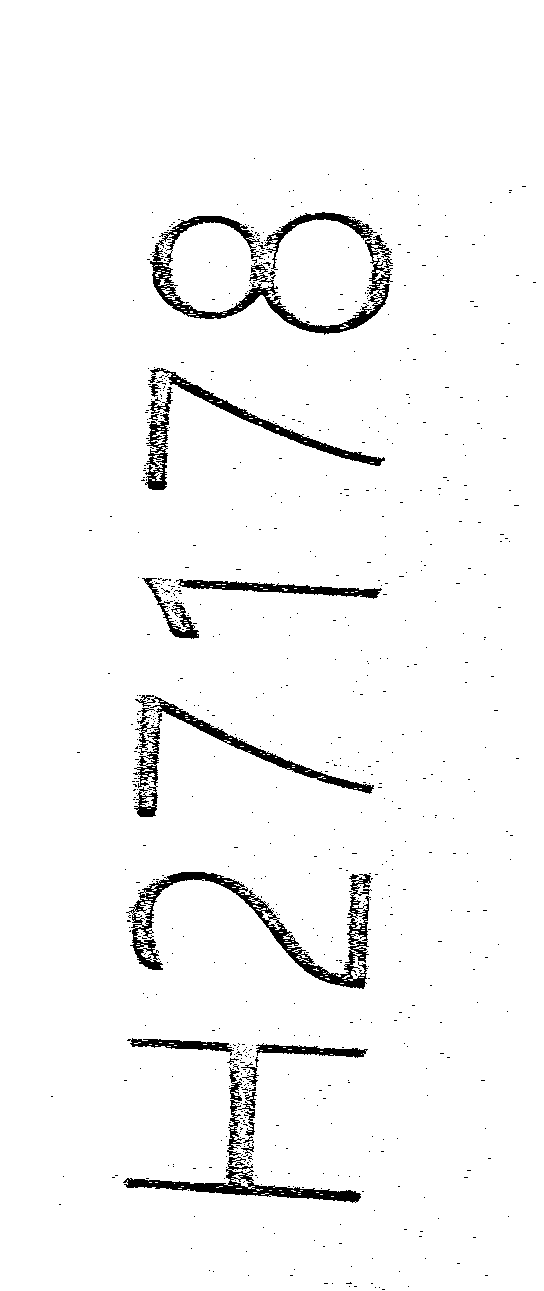
#> input picture csv_to_images/H27178.png, 544 x 1291 px; its folder holds only this picture in this run
$ python test3.py
#> lines starting #> are read from the running program, lines starting #| are printed output that depends on the picture; after the words box and inside, x2 and y2 are one past the last pixel; in counts of white or black regions, pixels touching at a corner belong together
import os
import sys
import math
import cv2 as cv
import numpy as np

# Function to process individual image
def process_image(image_path):

#> called with image_path = './csv_to_images/H27178.png'
    img = cv.imread(image_path)
#> img is the input picture: shape (1291, 544, 3); 96.5% white; 759 black regions (737 under 20 px), largest, box (x1, y1, x2, y2) and area: (150, 212, 393, 335) 5383, (126, 872, 372, 989) 4537, (123, 1156, 361, 1203) 2388

    gray = cv.cvtColor(img, cv.COLOR_RGB2GRAY)
    gray = cv.GaussianBlur(gray, (5, 5), 0)
    edges = cv.Canny(gray, threshold1=180, threshold2=200)
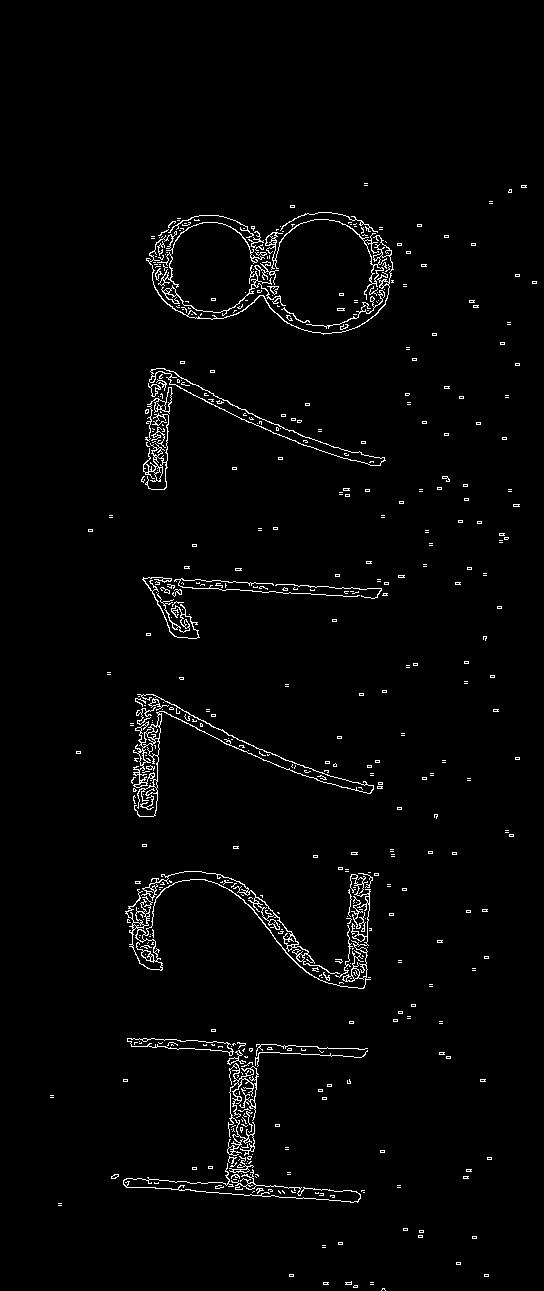
#> edges: shape (1291, 544); 2.1% white in thin lines or dots, all inside (x1, y1, x2, y2) = (50, 183, 537, 1291)

    cv.imwrite('./canny.png',edges)  # Save required!
    _edges = cv.imread("./canny.png")


    _edges = cv.cvtColor(_edges, cv.COLOR_RGB2GRAY)
    _edges = cv.GaussianBlur(_edges, (5, 5), 0)
#> _edges: shape (1291, 544)

    contours, _ = cv.findContours(_edges, mode=cv.RETR_EXTERNAL, method=cv.CHAIN_APPROX_SIMPLE)
#> contours = 154 contours; largest, box (x1, y1, x2, y2) and area: (144, 210, 396, 337) 24204, (109, 1036, 370, 1205) 10330, (123, 865, 381, 991) 9631, (128, 692, 385, 819) 6908, (139, 366, 388, 492) 6330

    output_folder_alphabat = "./alphabat_roi_images"
    output_folder_numeric = "./numeric_roi_images"
    idx = -1
    margin = 0
    pre_y1 = 0
    pre_y2 = 0
    for contour in contours:

        area = cv.contourArea(contour)
        x, y, w, h = cv.boundingRect(contour)

        # BBox의 중심 좌표를 계산
        after_y1 = h
        height = after_y1 + pre_y1

        after_y2 = y
        _height = abs( (after_y2 - h) - pre_y2) # after_y2 - h : OpenCV의 좌표계는 Y축이 위로 갈수록 값이 더 작아 진다


        if (w/h >= 1 and area >= 4000) or (w/h <= 1 and area >= 14000) or ((w/h) >= 2 and area >= 2000):
            print("area_0",area)
            print("w/h",w/h)


        if (w/h >= 1 and area >= 4000) or (w/h <= 1 and area >= 14000) or ((w/h) >= 2 and area >= 2000) and height <= _height: # (area >= 4000 and w/h >= 1)에서 (area >= 3000 and w/h >= 1) or (w/h <= 1 and area >= 14000)로 변경
                                                                                                                               # (w/h) <= 1을 만족하는 문자도 존재(ex. W )

            idx += 1
            roi = img[y-margin:y + h + margin, x-margin:x + w + margin]

            pre_y1 = after_y1
            pre_y2 = after_y2

            # [4 lines of commented-out code are left out]
            print("x",x,'y',y,'w',w,'h',h)
            print("pre_y1(h)",pre_y1,"pre_y2(y)",pre_y2)
            print("w/h", w/h)
            print("height",height,"_height",_height)
            # Save the ROI_V1
            roi_filename = os.path.splitext(os.path.basename(image_path))[0] +f'_[idx_{idx}]_'+ os.path.splitext(os.path.basename(image_path))[0][idx]+'_roi.png'
            print("roi_filename",roi_filename)
            print()
            print("======================================")
            if idx == 0: # roi_image가 A~Z까지의 알파벳인 경우
                roi_output_path = os.path.join(output_folder_alphabat, roi_filename)

            else: # roi_image가 0~9까지의 숫자인 경우
                roi_output_path = os.path.join(output_folder_numeric, roi_filename)

            cv.imwrite(roi_output_path, roi)

            cv.rectangle(img, pt1=(x, y), pt2=(x + w, y + h), color=(0, 0, 255), thickness=2)
#> this loop made 154 passes
#> (area, x, y, w, h, after_y1, height, after_y2) on passes 30, 47, 69, 84, 131, 149: (10330, 109, 1036, 261, 169, 169, 169, 1036), (9631, 123, 865, 258, 126, 126, 295, 865), (6908, 128, 692, 257, 127, 127, 253, 692), (4760, 140, 575, 251, 66, 66, 193, 575), (6330, 139, 366, 249, 126, 126, 192, 366), (24204, 144, 210, 252, 127, 127, 253, 210)
#> (printed output is left out)
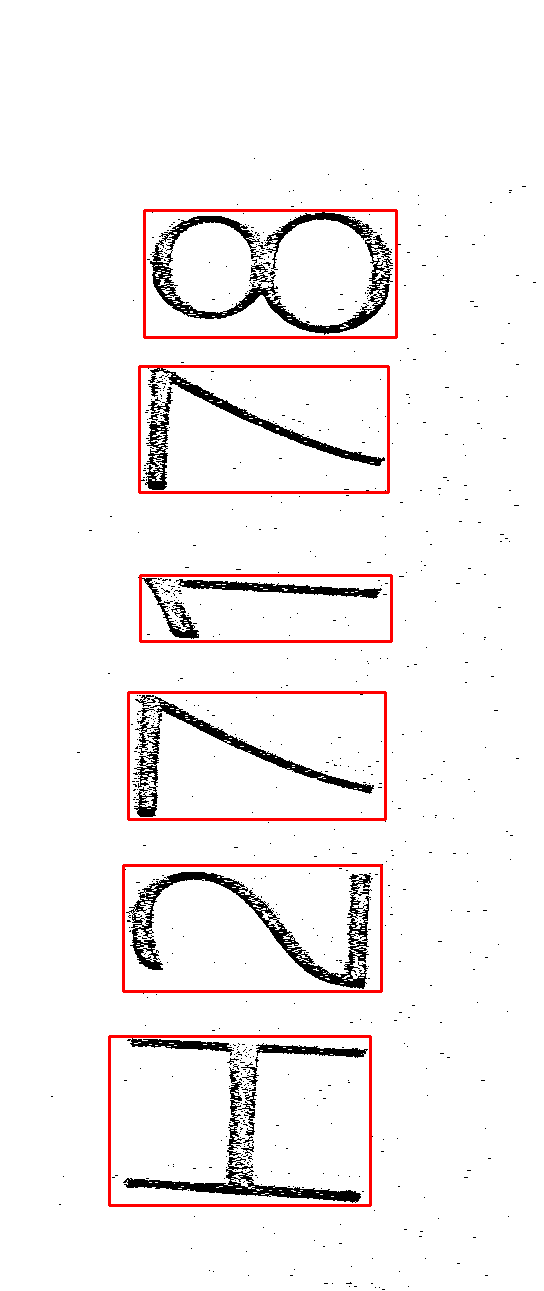
#> img: shape (1291, 544, 3); 1.94% of pixels changed, all inside (x1, y1, x2, y2) = (108, 209, 398, 1207)
#> after the loop, idx = 5
            #cv.imshow("asdf",img)
            #cv.waitKey()

    if idx != 5:
        sys.exit("문자 분할이 정상적으로 이루어지지 않음")
    #cv.imshow("BBox", img)
    #cv.waitKey(0)

# Path to the directory containing PNG images
folder_path = "./csv_to_images"

# Process each PNG file in the directory
for filename in os.listdir(folder_path):
    if filename.endswith(".png"):
        print("filename",filename)
        image_path = os.path.join(folder_path, filename)
        process_image(image_path)

$ run again, on csv_to_images/Q92596.png
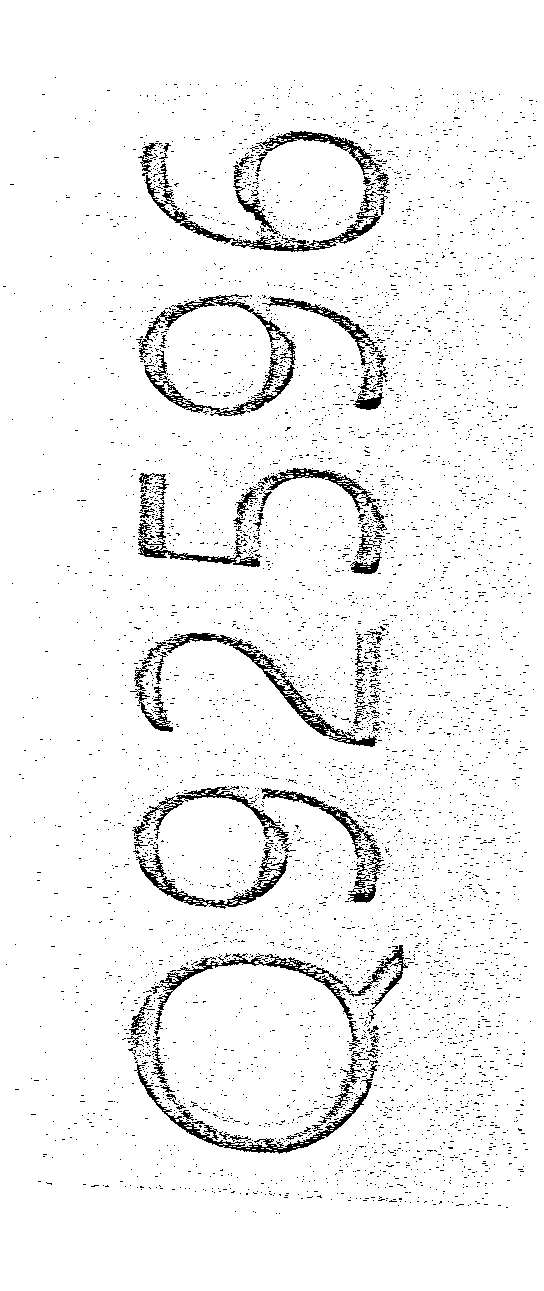
#> input picture csv_to_images/Q92596.png, 544 x 1291 px
#> in process_image, img is the input picture: shape (1291, 544, 3); 94.9% white; black in thin lines or dots, all inside (x1, y1, x2, y2) = (3, 77, 537, 1214)
#> edges: shape (1291, 544); 5.8% white in thin lines or dots, all inside (x1, y1, x2, y2) = (2, 83, 537, 1209)
#> in process_image, `_edges = cv.GaussianBlur(_edges, (5, 5), 0)`:
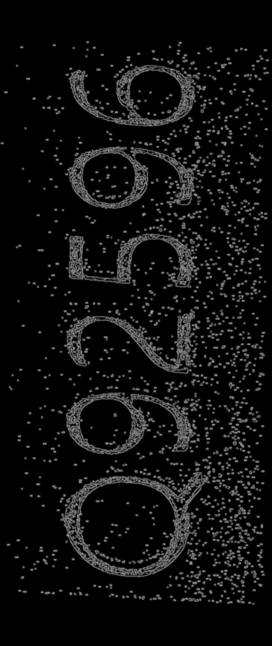
#> _edges: shape (1291, 544) (shown at 1/2 size); min 0, max 182, mean 14.8
#> contours = 609 contours; largest, box (x1, y1, x2, y2) and area: (119, 911, 432, 1156) 45484, (130, 783, 405, 911) 22050, (129, 291, 433, 419) 21923, (130, 127, 414, 254) 20212, (127, 612, 403, 749) 12422
#> the loop in process_image, `for contour in contours: ` made 609 passes
#> (area, x, y, w, h, after_y1, height, after_y2) on passes 139, 198, 309, 409, 488, 579: (45483.5, 119, 911, 313, 245, 245, 245, 911), (22050.5, 130, 783, 275, 128, 128, 373, 783), (12422, 127, 612, 276, 137, 137, 265, 612), (12368.5, 128, 455, 278, 122, 122, 259, 455), (21923, 129, 291, 304, 128, 128, 250, 291), (20211.5, 130, 127, 284, 127, 127, 255, 127)
#> (printed output is left out)
#> after the loop in process_image, `for contour in contours:`:
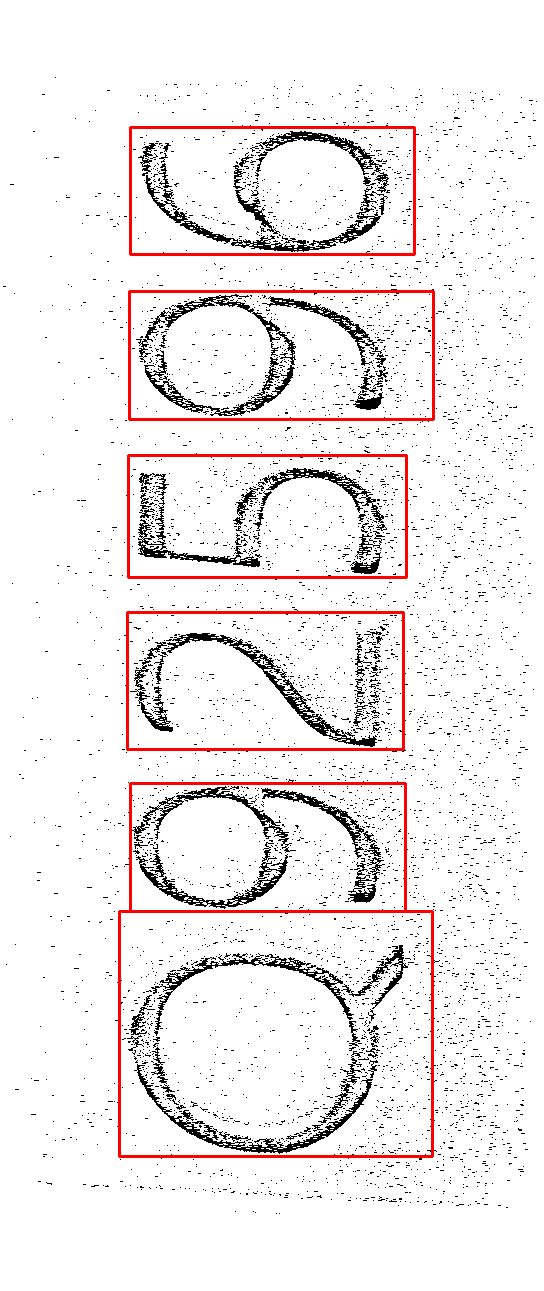
#> img: shape (1291, 544, 3); 2.11% of pixels changed, all inside (x1, y1, x2, y2) = (118, 126, 435, 1158)
#> after the loop in process_image, `for contour in contours:`: idx = 5

$ run again, on csv_to_images/I18700.png
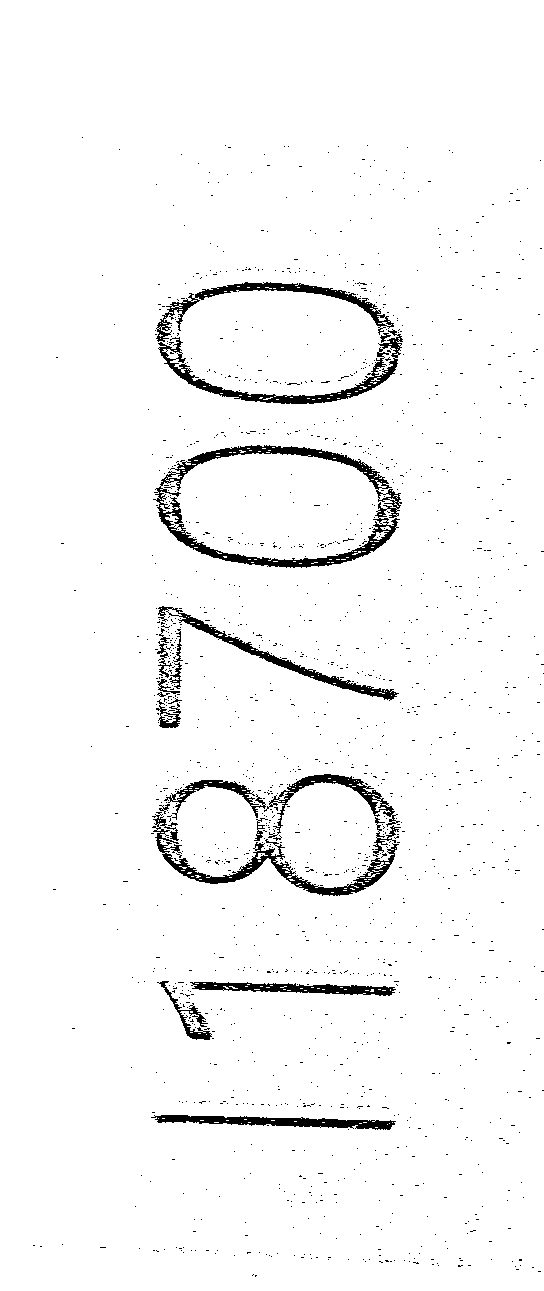
#> input picture csv_to_images/I18700.png, 544 x 1291 px
#> in process_image, img is the input picture: shape (1291, 544, 3); 96.6% white; 1542 black regions (1519 under 20 px), largest, box (x1, y1, x2, y2) and area: (153, 445, 402, 568) 4677, (152, 812, 399, 896) 2786, (158, 329, 403, 404) 2509
#> in process_image, `edges = cv.Canny(gray, threshold1=180, threshold2=200)`:
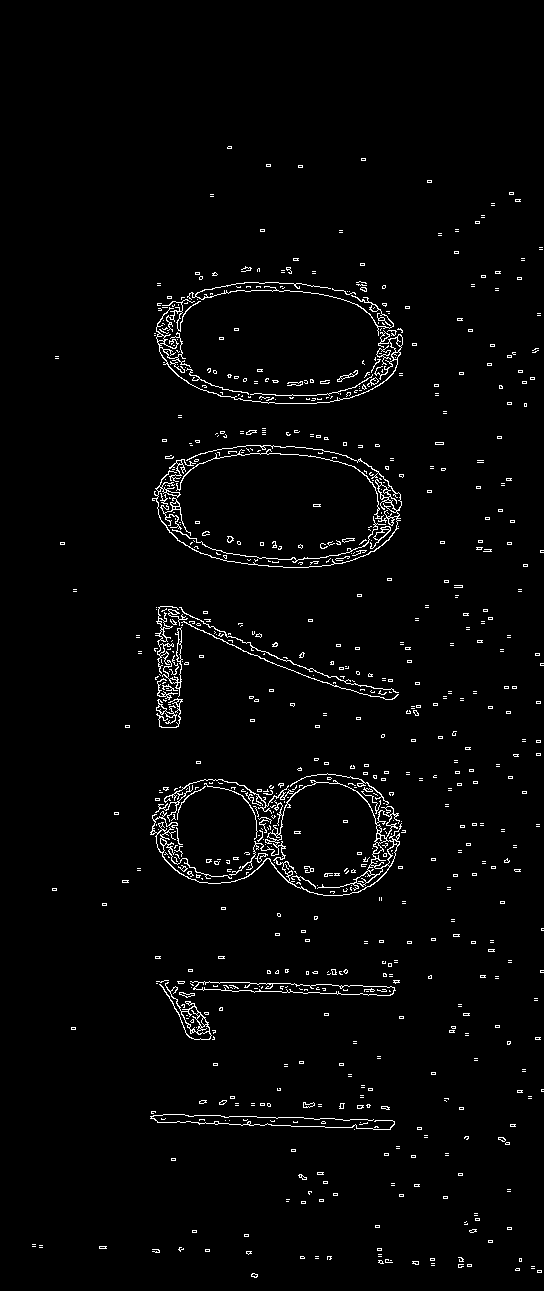
#> edges: shape (1291, 544); 2.4% white in thin lines or dots, all inside (x1, y1, x2, y2) = (32, 146, 544, 1278)
#> contours = 309 contours; largest, box (x1, y1, x2, y2) and area: (152, 279, 405, 406) 26050, (150, 443, 404, 570) 25712, (148, 770, 408, 898) 24936, (152, 604, 401, 730) 6600, (154, 971, 402, 1042) 4588
#> the loop in process_image, `for contour in contours: ` made 309 passes
#> (area, x, y, w, h, after_y1, height, after_y2) on passes 50, 91, 150, 218, 246, 282: (3050.5, 148, 1109, 249, 23, 23, 23, 1109), (4588.5, 154, 971, 248, 71, 71, 94, 971), (24936.5, 148, 770, 260, 128, 128, 199, 770), (6599.5, 152, 604, 249, 126, 126, 254, 604), (25712, 150, 443, 254, 127, 127, 253, 443), (26050, 152, 279, 253, 127, 127, 254, 279)
#> (printed output is left out)
#> after the loop in process_image, `for contour in contours:`:
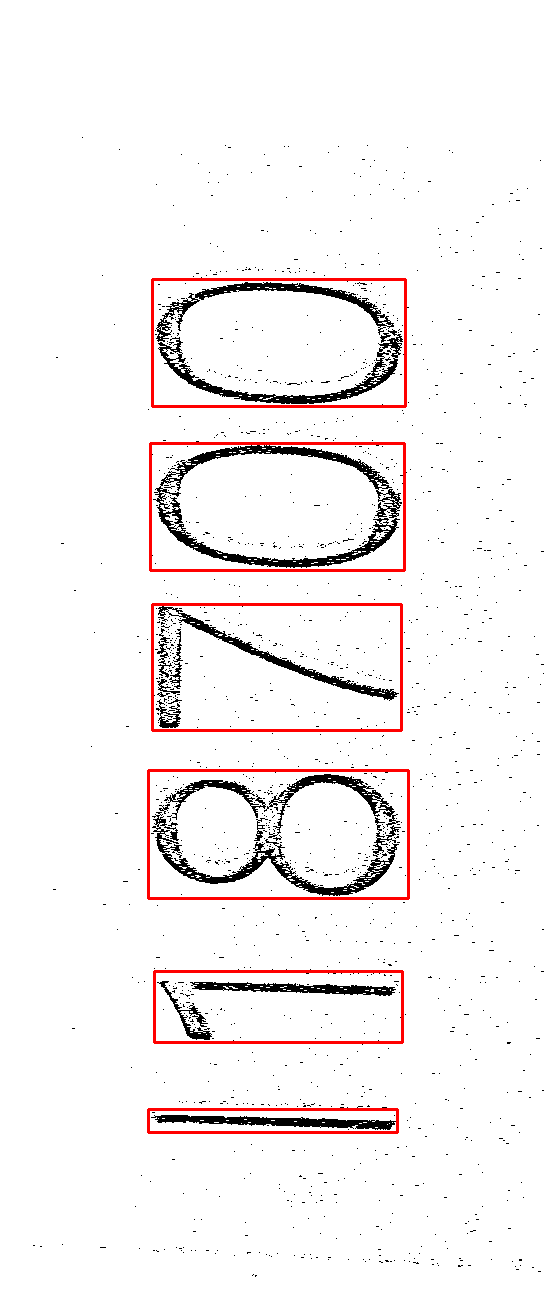
#> img: shape (1291, 544, 3); 1.8% of pixels changed, all inside (x1, y1, x2, y2) = (147, 278, 410, 1134)
#> after the loop in process_image, `for contour in contours:`: idx = 5
